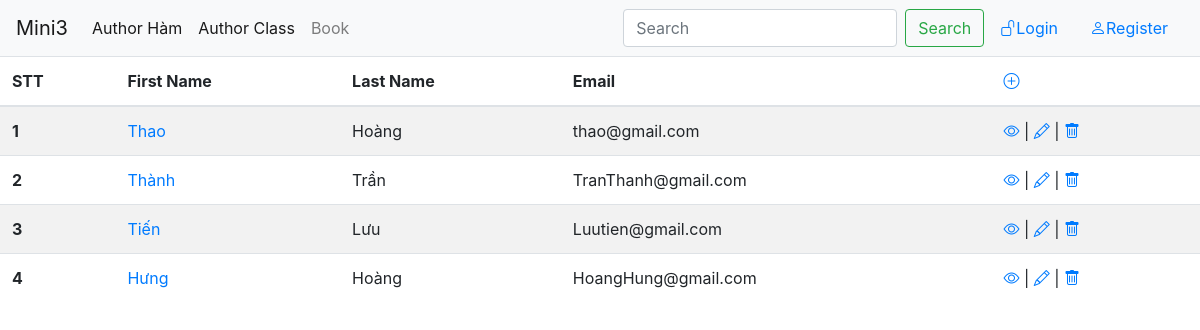
Page /list-author on the earlier database version.
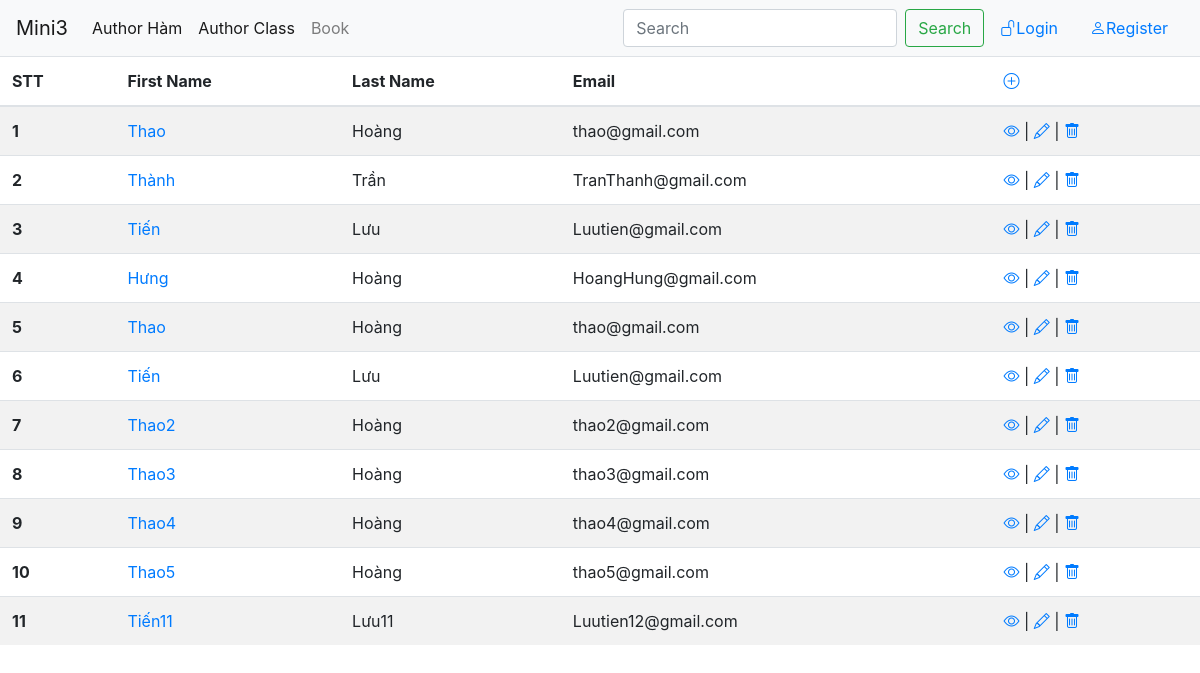
Same page on the later database version.
### myapp/models.py (models this page shows, shortened)
class Author(models.Model):
    first_name = models.CharField(max_length=30)
    last_name = models.CharField(max_length=30)
    email = models.EmailField()
    class Meta:
        db_table='Author'

### myapp/views.py (the view)
# urls.py: url(r"^list-author$", views.list_author, name="list_author"),
def list_author(request):
    all_authors= Author.objects.all()
    search=request.GET.get('search')
    if search:
        all_authors=all_authors.filter(Q(first_name__icontains=search) | Q(last_name__icontains=search))
    return render(
        request=request,
        template_name="author/list.html",
        context={
            'all_authors':all_authors
        }
    )

### myapp/templates/author/list.html (shortened to what this page needs)
<!DOCTYPE html>
<html lang="en">
<head>
    <link rel="stylesheet" href="https://cdn.jsdelivr.net/npm/bootstrap@4.6.0/dist/css/bootstrap.min.css">
    <link rel="stylesheet" href="https://cdn.jsdelivr.net/npm/bootstrap-icons@1.5.0/font/bootstrap-icons.css">
</head>
<body>
    <div class="container-fluide">
        <nav class="navbar navbar-expand-lg navbar-light bg-light">
            <a class="navbar-brand" href="{% url 'index' %}">Mini3</a>
            <div class="collapse navbar-collapse" id="navbarSupportedContent">
              <ul class="navbar-nav mr-auto">
                <li class="nav-item active">
                  <a class="nav-link" href="{% url 'list_author' %}">Author Hàm <span class="sr-only">(current)</span></a>
                </li>
                <li class="nav-item active">
                  <a class="nav-link" href="{% url 'all-author' %}">Author Class <span class="sr-only">(current)</span></a>
                </li>
                <li class="nav-item">
                  <a class="nav-link" href="#">Book</a>
                </li>
              </ul>
              <form class="form-inline my-2 my-lg-0" action="{% url 'list_author' %}">
                <input class="form-control mr-sm-2" type="search" placeholder="Search" aria-label="Search" name="search">
                <button class="btn btn-outline-success my-2 my-sm-0" type="submit">Search</button>
              </form>
              <ul class="nav justify-content-end">
                <li class="nav-item">
                  {% if user.is_authenticated %}
                  <a class="nav-link" href="{% url 'logout_user' %}">Welcome {{ user.first_name }} {{ user.last_name }} | <i class="bi bi-lock"></i>Logout</a>
                  {% else %}
                  <a class="nav-link" href="{% url 'login' %}"><i class="bi bi-unlock"></i>Login</a>
                  {% endif %}
                </li>
                <li class="nav-item">
                  <a class="nav-link" href="{% url 'register' %}"><i class="bi bi-person"></i>Register</a>
                </li>
              </ul>
            </div>
          </nav>
        <div class="row">
            <div class="col-md-12">
                <table class="table table-striped">
                    <thead>
                      <tr>
                        <th scope="col">STT</th>
                        <th scope="col">First Name</th>
                        <th scope="col">Last Name</th>
                        <th scope="col">Email </th>
                        <th scope="col"><a href="{% url 'add_author' %}"><i class="bi bi-plus-circle"></i></a></th>
                      </tr>
                    </thead>
                    <tbody>
                            {% for author in all_authors %}
                                <tr>
                                    <th scope="row">{{ forloop.counter }}</th>
                                    <td><a href="{% url 'view_detail_author' author_id=author.id %}">{{ author.first_name }}</a></td>
                                    <td>{{ author.last_name }}</td>
                                    <td>{{ author.email }}</td>
                                    <td>
                                        <a href="{% url 'view_detail_author' author_id=author.id %}"><i class="bi bi-eye"></i></a>
                                        | <a href="{% url 'update_author' author_id=author.id %}"><i class="bi bi-pencil"></i></a>
                                        | <a href="{% url 'delete_author' author_id=author.id %}"><i class="bi bi-trash"></i></a>
                                    </td>
                                </tr>
                            {% endfor %}
                    </tbody>
                </table>
            </div>
        </div>
    </div>
</body>
</html>

Differences in the rows shown:
added Author: first_name "Thao", last_name "Hoàng", email "thao@gmail.com"
added Author: first_name "Tiến", last_name "Lưu", email "Luutien@gmail.com"
added Author: first_name "Thao2", last_name "Hoàng", email "thao2@gmail.com"
added Author: first_name "Thao3", last_name "Hoàng", email "thao3@gmail.com"
added Author: first_name "Thao4", last_name "Hoàng", email "thao4@gmail.com"
added Author: first_name "Thao5", last_name "Hoàng", email "thao5@gmail.com"
added Author: first_name "Tiến11", last_name "Lưu11", email "Luutien12@gmail.com"
